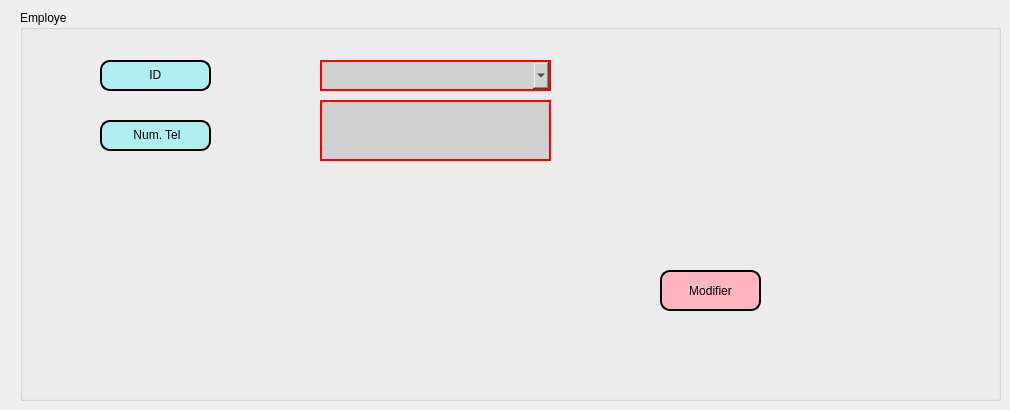
      <widget class="QWidget" name="tab_5">
       <attribute name="title">
        <string>Modifier</string>
       </attribute>
       <widget class="QGroupBox" name="groupBox_14">
        <property name="geometry">
         <rect>
          <x>20</x>
          <y>10</y>
          <width>981</width>
          <height>391</height>
         </rect>
        </property>
        <property name="title">
         <string>Employe</string>
        </property>
        <widget class="QLabel" name="label_47">
         <property name="geometry">
          <rect>
           <x>80</x>
           <y>110</y>
           <width>111</width>
           <height>31</height>
          </rect>
         </property>
         <property name="styleSheet">
          <string notr="true">border: 2px solid black;
border-radius: 10px;
padding: 0 8px;
background: #AFEEEE;
font: bold, &quot;Comic Sans MS&quot;;;
text-align:center;</string>
         </property>
         <property name="text">
          <string>&lt;html&gt;&lt;head/&gt;&lt;body&gt;&lt;p align=&quot;center&quot;&gt;&lt;span style=&quot; font-size:9pt;&quot;&gt;Num. Tel&lt;/span&gt;&lt;/p&gt;&lt;/body&gt;&lt;/html&gt;</string>
         </property>
        </widget>
        <widget class="QLabel" name="label_48">
         <property name="geometry">
          <rect>
           <x>80</x>
           <y>50</y>
           <width>111</width>
           <height>31</height>
          </rect>
         </property>
         <property name="styleSheet">
          <string notr="true">border: 2px solid black;
border-radius: 10px;
padding: 0 8px;
background: #AFEEEE;
font: bold, &quot;Comic Sans MS&quot;;;
text-align:center;</string>
         </property>
         <property name="text">
          <string>&lt;html&gt;&lt;head/&gt;&lt;body&gt;&lt;p align=&quot;center&quot;&gt;&lt;span style=&quot; font-size:9pt;&quot;&gt;ID &lt;/span&gt;&lt;/p&gt;&lt;/body&gt;&lt;/html&gt;</string>
         </property>
        </widget>
        <widget class="QLineEdit" name="lineEdit_21">
         <property name="geometry">
          <rect>
           <x>300</x>
           <y>90</y>
           <width>231</width>
           <height>61</height>
          </rect>
         </property>
         <property name="styleSheet">
          <string notr="true">border-width:2px;
border-style:solid;
border-color:red;
background: #d1d1d1;</string>
         </property>
        </widget>
        <widget class="QPushButton" name="pushButton_modifier_employe">
         <property name="geometry">
          <rect>
           <x>640</x>
           <y>260</y>
           <width>101</width>
           <height>41</height>
          </rect>
         </property>
         <property name="styleSheet">
          <string notr="true">border: 2px solid black;
border-radius: 10px;
padding: 0 8px;
background:#FFB6C1	;
font: bold, &quot;Comic Sans MS&quot;;</string>
         </property>
         <property name="text">
          <string>Modifier</string>
         </property>
        </widget>
        <widget class="QComboBox" name="comboBox_ID_employe_modifier">
         <property name="geometry">
          <rect>
           <x>300</x>
           <y>50</y>
           <width>231</width>
           <height>31</height>
          </rect>
         </property>
         <property name="styleSheet">
          <string notr="true">border-width:2px;
border-style:solid;
border-color:red;
background: #d1d1d1;</string>
         </property>
        </widget>
       </widget>
      </widget>
